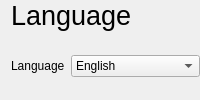
        <widget class="QWidget" name="pageLanguage">
         <layout class="QVBoxLayout" name="verticalLayout_2">
          <property name="topMargin">
           <number>0</number>
          </property>
          <property name="rightMargin">
           <number>0</number>
          </property>
          <property name="bottomMargin">
           <number>0</number>
          </property>
          <item>
           <widget class="QWidget" name="pageLanguageTitleContainerWidget" native="true">
            <property name="sizePolicy">
             <sizepolicy hsizetype="Preferred" vsizetype="Minimum">
              <horstretch>0</horstretch>
              <verstretch>0</verstretch>
             </sizepolicy>
            </property>
            <layout class="QVBoxLayout" name="verticalLayout_3">
             <property name="spacing">
              <number>0</number>
             </property>
             <property name="leftMargin">
              <number>0</number>
             </property>
             <property name="topMargin">
              <number>0</number>
             </property>
             <property name="rightMargin">
              <number>0</number>
             </property>
             <property name="bottomMargin">
              <number>18</number>
             </property>
             <item>
              <widget class="QLabel" name="pageLanguageTitleLabel">
               <property name="font">
                <font>
                 <pointsize>20</pointsize>
                </font>
               </property>
               <property name="text">
                <string>Language</string>
               </property>
               <property name="textFormat">
                <enum>Qt::AutoText</enum>
               </property>
               <property name="scaledContents">
                <bool>true</bool>
               </property>
               <property name="textInteractionFlags">
                <set>Qt::LinksAccessibleByMouse</set>
               </property>
              </widget>
             </item>
            </layout>
           </widget>
          </item>
          <item>
           <widget class="QWidget" name="pageLanguageContentContainerWidget" native="true">
            <property name="sizePolicy">
             <sizepolicy hsizetype="Preferred" vsizetype="Expanding">
              <horstretch>0</horstretch>
              <verstretch>0</verstretch>
             </sizepolicy>
            </property>
            <layout class="QFormLayout" name="formLayout">
             <property name="leftMargin">
              <number>0</number>
             </property>
             <property name="topMargin">
              <number>0</number>
             </property>
             <property name="rightMargin">
              <number>0</number>
             </property>
             <property name="bottomMargin">
              <number>0</number>
             </property>
             <item row="0" column="0">
              <widget class="QLabel" name="pageLanguageLanguageLabel">
               <property name="text">
                <string>Language</string>
               </property>
              </widget>
             </item>
             <item row="0" column="1">
              <widget class="QComboBox" name="pageLanguageLanguageComboBox">
               <item>
                <property name="text">
                 <string>English</string>
                </property>
               </item>
               <item>
                <property name="text">
                 <string>German</string>
                </property>
               </item>
               <item>
                <property name="text">
                 <string>Italian</string>
                </property>
               </item>
              </widget>
             </item>
            </layout>
           </widget>
          </item>
         </layout>
        </widget>
